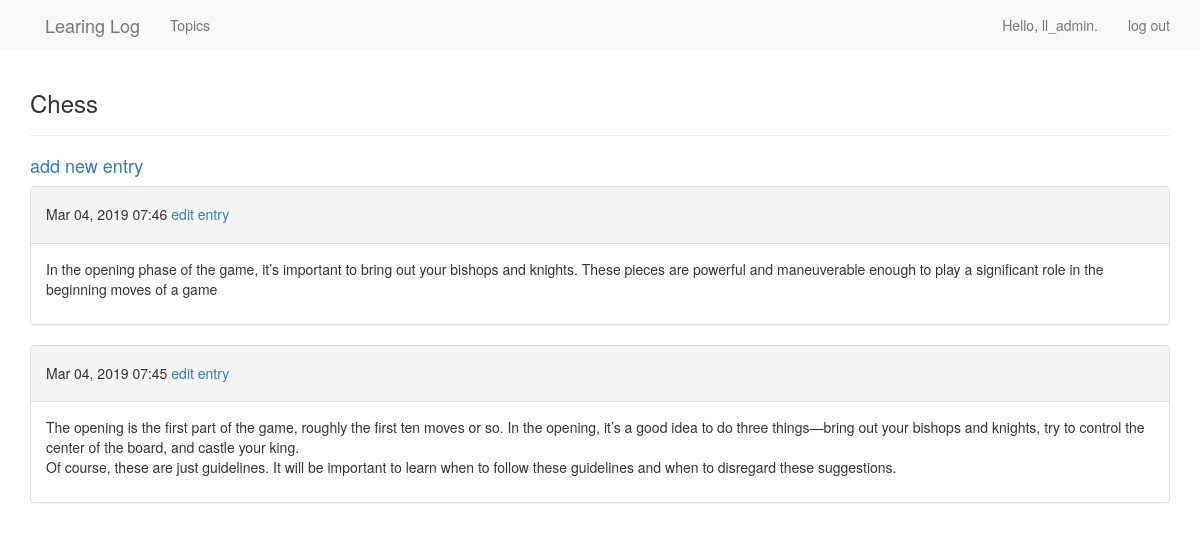
The page /topics/1/ (signed in) on the database its author committed.
### learning_logs/models.py (models this page shows, shortened)
class Topic(models.Model):
    text = models.CharField(max_length=200)
    date_added = models.DateTimeField(auto_now_add=True)
    owner = models.ForeignKey(User, on_delete=models.CASCADE)
    def __str__(self):
        return self.text

class Entry(models.Model):
    topic = models.ForeignKey(Topic, on_delete=models.CASCADE,)
    text = models.TextField()
    date_added = models.DateTimeField(auto_now_add=True)
    class Meta:
        verbose_name_plural = 'entries'

### learning_logs/views.py (the view)
# urls.py: url(r'^topics/(?P<topic_id>\d+)/$', views.topic, name='topic'),
@login_required
def topic(request, topic_id):
    topic = Topic.objects.get(id=topic_id)
    if topic.owner != request.user:
        raise Http404
    entries = topic.entry_set.order_by('-date_added')
    context = {'topic': topic, 'entries': entries}
    return render(request, 'learning_logs/topic.html', context)

### learning_logs/templates/learning_logs/topic.html
{% extends 'learning_logs/base.html' %}
{% block header %}
	<h3>{{ topic }}</h3>
{% endblock header %}
{% block content %}
  <h4>
      <a href="{% url 'learning_logs:new_entry' topic.id %}">add new entry</a>
  </h4>
  {% for entry in entries %}
  	<div class="panel panel-default">
		<div class="panel-heading">
			<h5>
				{{ entry.date_added|date:'M d, Y H:i' }}
				<a href="{% url 'learning_logs:edit_entry' entry.id %}">edit entry</a>
			</h5>
		</div>
		<div class="panel-body">
			{{ entry.text|linebreaks }}
		</div>
	</div>
  {% empty %}
	There are no entries for this topic yet.
  {% endfor %}
{% endblock content %}

### learning_logs/templates/learning_logs/base.html (shortened to what this page needs)
{% load bootstrap3 %}
<!DOCTYPE html>
<html lang="en">
	<head>
		{% bootstrap_css %}
	</head>
	<body>
		<nav class="navbar-default navbar-static-top">
			<div class="container">
				<div class="nav-header">
					<a class="navbar-brand" href="{% url 'learning_logs:index' %}">Learing Log</a>
				</div>
				<div id="navbar" class="navbar-collapse collapse">
					<ul class="nav navbar-nav">
						<li><a href="{% url 'learning_logs:topics' %}">Topics</a></li>
					</ul>
					<ul class="nav navbar-nav navbar-right">
						{% if user.is_authenticated %}
							<li><a>Hello, {{ user.username }}.</a></li>
							<li><a href="{% url 'users:logout' %}">log out</a></li>
						{% else %}
							<li><a href="{% url 'users:register' %}">register</a></li>
							<li><a href="{% url 'users:login' %}">log in</a></li>
						{% endif %}
					</ul>
				</div>
			</div>
		</nav>
		<div class="container">
			<div class="page-header">
				{% block header %}{% endblock header %}
			</div>
			<div>
				{% block content %}{% endblock content %}
			</div>
		</div>
	</body>
</html>

### rows shown on the page
Topic: text "Chess"
Entry: date_added "Mar 04, 2019 07:46", text "In the opening phase of the game, it’s important to bring out your bishops and knights. These pieces are powerful and maneuverable enough to play a significant role in the beginning moves of a game"
Entry: date_added "Mar 04, 2019 07:45", text "The opening is the first part of the game, roughly the first ten moves or so. In the opening, it’s a good idea to do three things—bring out your bishops and knights, try to control the center of the board, and castle your king. Of course, these are just guidelines. It will be important to learn when to follow these guidelines and when to disregard these suggestions."

### other values the page prints
{{ user.username }} "ll_admin"
